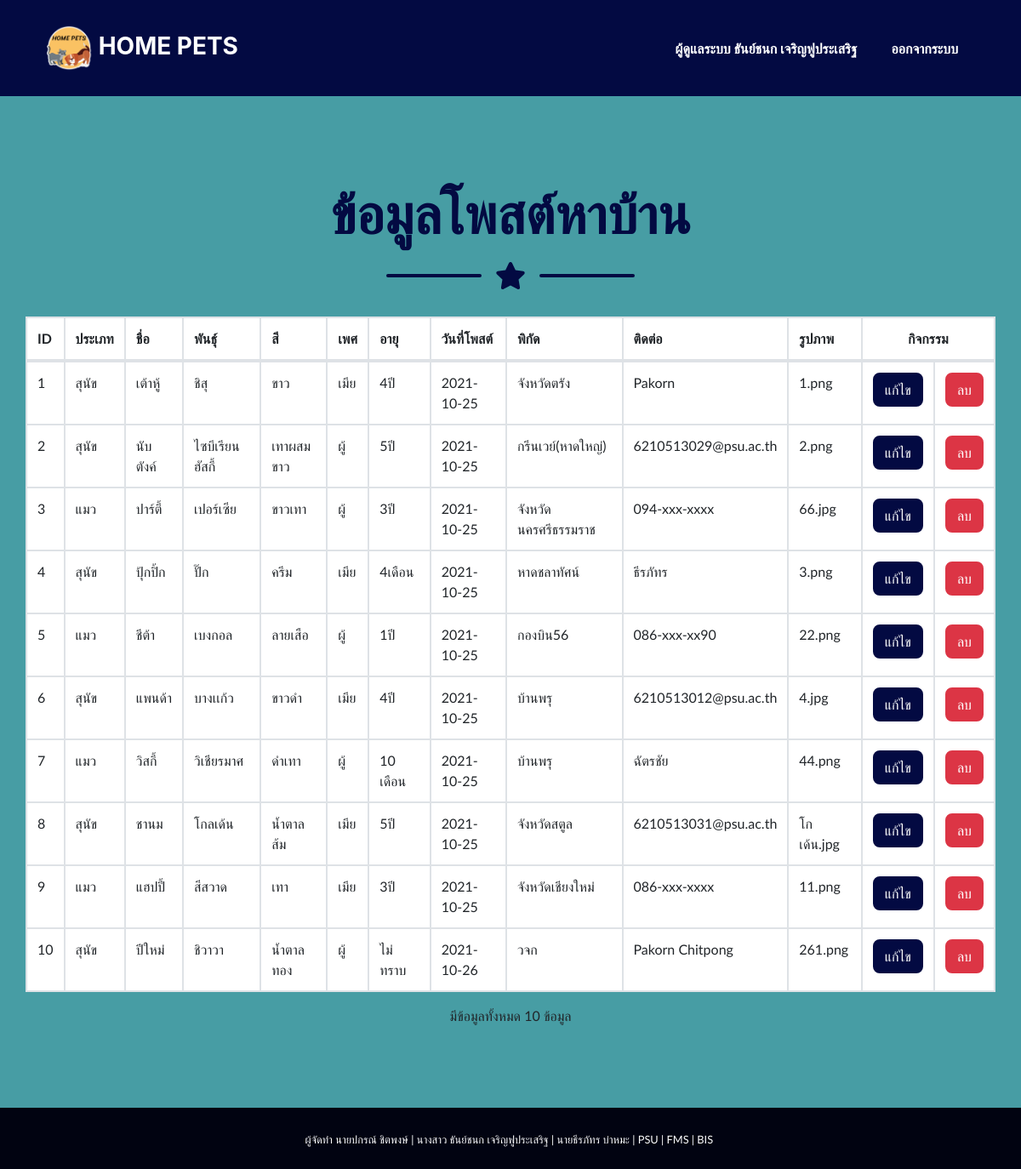
/show_user.php (signed in), run on the app's committed database.
### tables this page shows
CREATE TABLE `post` (
  `user_id` int(11) NOT NULL COMMENT 'ID of Post',
  `user_type` varchar(10) NOT NULL COMMENT 'Type',
  `user_name` varchar(50) NOT NULL COMMENT 'Name',
  `user_breed` varchar(50) NOT NULL COMMENT 'Breed',
  `user_color` varchar(50) NOT NULL COMMENT 'Color',
  `user_gender` varchar(20) NOT NULL COMMENT 'Gender',
  `user_age` varchar(50) NOT NULL COMMENT 'Age',
  `user_date` date NOT NULL COMMENT 'Date',
  `user_location` varchar(200) NOT NULL COMMENT 'Location',
  `user_contact` varchar(200) NOT NULL COMMENT 'Contact',
  `user_img` varchar(200) NOT NULL COMMENT 'Image',
  `pet_desc` text DEFAULT NULL
);

### show_user.php (the view, shortened to what this page needs)
<?php
    include_once 'dbconnect.php';
    $sql = "SELECT * FROM post ORDER BY user_id ASC";
    $result = mysqli_query($con, $sql);
    $cnt = 1;
 ?>
 <!DOCTYPE html>
 <html>
 <head>
 <head>
    <link href="css/styles.css" rel="stylesheet">
    <link rel="stylesheet" href="css/heading.css">
    <link rel="stylesheet" href="css/body.css">
</head>
<body id="page-top">
	<nav class="navbar navbar-expand-lg bg-secondary fixed-top" id="mainNav">
        <div class="container"><a class="navbar-brand js-scroll-trigger" href="index.php"><img src="assets/img/image0_copy.png" height="55" width="55">      HOME PETS</a>
            <div class="collapse navbar-collapse" id="navbarResponsive">
                <ul class="navbar-nav ml-auto">
                 <?php if (isset($_SESSION['name'])) { ?>
                    <li class="nav-item mx-0 mx-lg-1"><a class="nav-link py-3 px-0 px-lg-3 rounded js-scroll-trigger">ผู้ดูแลระบบ <?php echo $_SESSION['name'] ?></a></li>
                    <li class="nav-item mx-0 mx-lg-1"><a class="nav-link py-3 px-0 px-lg-3 rounded js-scroll-trigger" href="logout.php">ออกจากระบบ</a></li>
                 <?php } else { ?>
     			    <li><a href="login.php">Login</a></li>
                <?php } ?>
     		</ul>
     	</div>
            </div>
    </nav>
 <header class="masthead bg-primary">
 <div class="container">
     <div class="row">
         <div class="col-xs-8 col-xs-offset-2">
           <br>
            <h1 class="masthead-heading mb-0 text-secondary text-center">ข้อมูลโพสต์หาบ้าน</h1>
       				 <div class="divider-custom">
           				<div class="divider-custom-line"></div>
            			<div class="divider-custom-icon"><i class="fas fa-star"></i></div>
            			<div class="divider-custom-line"></div>
        			</div>
            <div class="table-responsive">
                <table class="table table-bordered  bg-white ">
                    <thead>
                     <tr>
                         <th>ID</th>
                         <th>ประเภท</th>
                         <th>ชื่อ</th>
                         <th>พันธุ์</th>
                         <th>สี</th>
                         <th>เพศ</th>
                         <th>อายุ</th>
                         <th>วันที่โพสต์</th>
                         <th>พิกัด</th>
                         <th>ติดต่อ</th>
                         <th>รูปภาพ</th>
                         <th colspan="2" style="text-align:center">กิจกรรม</th>
                     </tr>
                </thead>
            <tbody>
                <?php while ($row = mysqli_fetch_array($result)) { ?>
                    <tr>
                        <td><?php echo $cnt++; ?></td>
                        <td><?php echo $row['user_type'];?></td>
                        <td><?php echo $row['user_name'];?></td>
                        <td><?php echo $row['user_breed'];?></td>
                        <td><?php echo $row['user_color'];?></td>
                        <td><?php echo $row['user_gender'];?></td>
                        <td><?php echo $row['user_age'];?></td>
                        <td><?php echo $row['user_date'];?></td>
                        <td><?php echo $row['user_location'];?></td>
                        <td><?php echo $row['user_contact'];?></td>
                        <td><?php echo $row['user_img'];?></td>
                        <td><input type="button" value="แก้ไข" name="btn-edit" class="btn btn-secondary" onclick = "update_user (<?php echo $row['user_id']; ?>);"></td>
                        <td><input type="button" value="ลบ" name="btn-delete" class="btn btn-danger" onclick ="delete_user (<?php echo $row['user_id']; ?>);"></td>
                    </tr>
                <?php } ?>
                </tbody>
             </table>
            </div>
            <center><div>มีข้อมูลทั้งหมด <?php echo mysqli_num_rows($result) . " ข้อมูล"; ?></div></center>
        </div>
     </div>
 </div>
</header>
<section class="copyright py-4 text-center text-white">
<div class="container"><small class="pre-wrap">ผู้จัดทำ นายปกรณ์ ชิตพงษ์ | นางสาว ธันย์ชนก เจริญฟูประเสริฐ | นายธีรภัทร บ่าหมะ | PSU | FMS | BIS </small></div></section>
 </body>
 </html>

### data on the page
post: user_type "สุนัข", user_name "เต้าหู้", user_breed "ชิสุ", user_color "ขาว", user_gender "เมีย", user_age "4ปี", user_date "2021-10-25", user_location "จังหวัดตรัง", user_contact "Pakorn", user_img "1.png"
post: user_type "สุนัข", user_name "นับตังค์", user_breed "ไซบีเรียน ฮัสกี้", user_color "เทาผสมขาว", user_gender "ผู้", user_age "5ปี", user_date "2021-10-25", user_location "กรีนเวย์(หาดใหญ่)", user_contact "6210513029@psu.ac.th", user_img "2.png"
post: user_type "แมว", user_name "ปาร์ตี้", user_breed "เปอร์เซีย", user_color "ขาวเทา", user_gender "ผู้", user_age "3ปี", user_date "2021-10-25", user_location "จังหวัดนครศรีธรรมราช", user_contact "094-xxx-xxxx", user_img "66.jpg"
post: user_type "สุนัข", user_name "ปุ้กปิ้ก", user_breed "ปั๊ก", user_color "ครีม", user_gender "เมีย", user_age "4เดือน", user_date "2021-10-25", user_location "หาดชลาทัศน์", user_contact "ธีรภัทร", user_img "3.png"
post: user_type "แมว", user_name "ชีต้า", user_breed "เบงกอล", user_color "ลายเสือ", user_gender "ผู้", user_age "1ปี", user_date "2021-10-25", user_location "กองบิน56", user_contact "086-xxx-xx90", user_img "22.png"
post: user_type "สุนัข", user_name "แพนด้า", user_breed "บางเเก้ว", user_color "ขาวดำ", user_gender "เมีย", user_age "4ปี", user_date "2021-10-25", user_location "บ้านพรุ", user_contact "6210513012@psu.ac.th", user_img "4.jpg"
post: user_type "แมว", user_name "วิสกี้", user_breed "วิเชียรมาศ", user_color "ดำเทา", user_gender "ผู้", user_age "10 เดือน", user_date "2021-10-25", user_location "บ้านพรุ", user_contact "ฉัตรชัย", user_img "44.png"
post: user_type "สุนัข", user_name "ชานม", user_breed "โกลเด้น", user_color "น้ำตาลส้ม", user_gender "เมีย", user_age "5ปี", user_date "2021-10-25", user_location "จังหวัดสตูล", user_contact "6210513031@psu.ac.th", user_img "โกเด้น.jpg"
post: user_type "แมว", user_name "แฮปปี้", user_breed "สีสวาด", user_color "เทา", user_gender "เมีย", user_age "3ปี", user_date "2021-10-25", user_location "จังหวัดเชียงใหม่", user_contact "086-xxx-xxxx", user_img "11.png"
post: user_type "สุนัข", user_name "ปีใหม่", user_breed "ชิวาวา", user_color "น้ำตาลทอง", user_gender "ผู้", user_age "ไม่ทราบ", user_date "2021-10-26", user_location "วจก", user_contact "Pakorn Chitpong", user_img "261.png"

### other printed values
$_SESSION['name'] "ธันย์ชนก เจริญฟูประเสริฐ"
mysqli_num_rows($result) "10"
